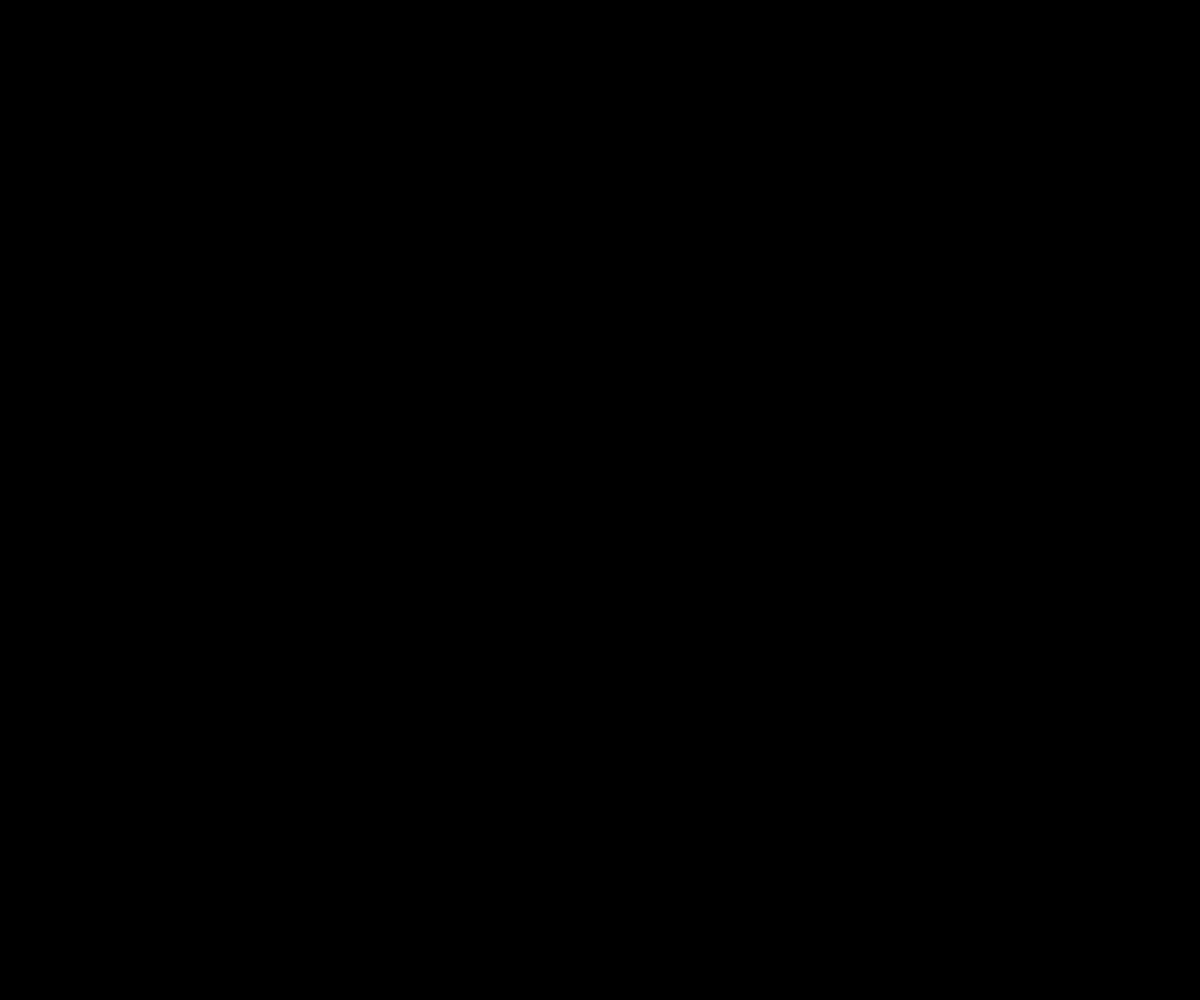
Frame 1 (no input)
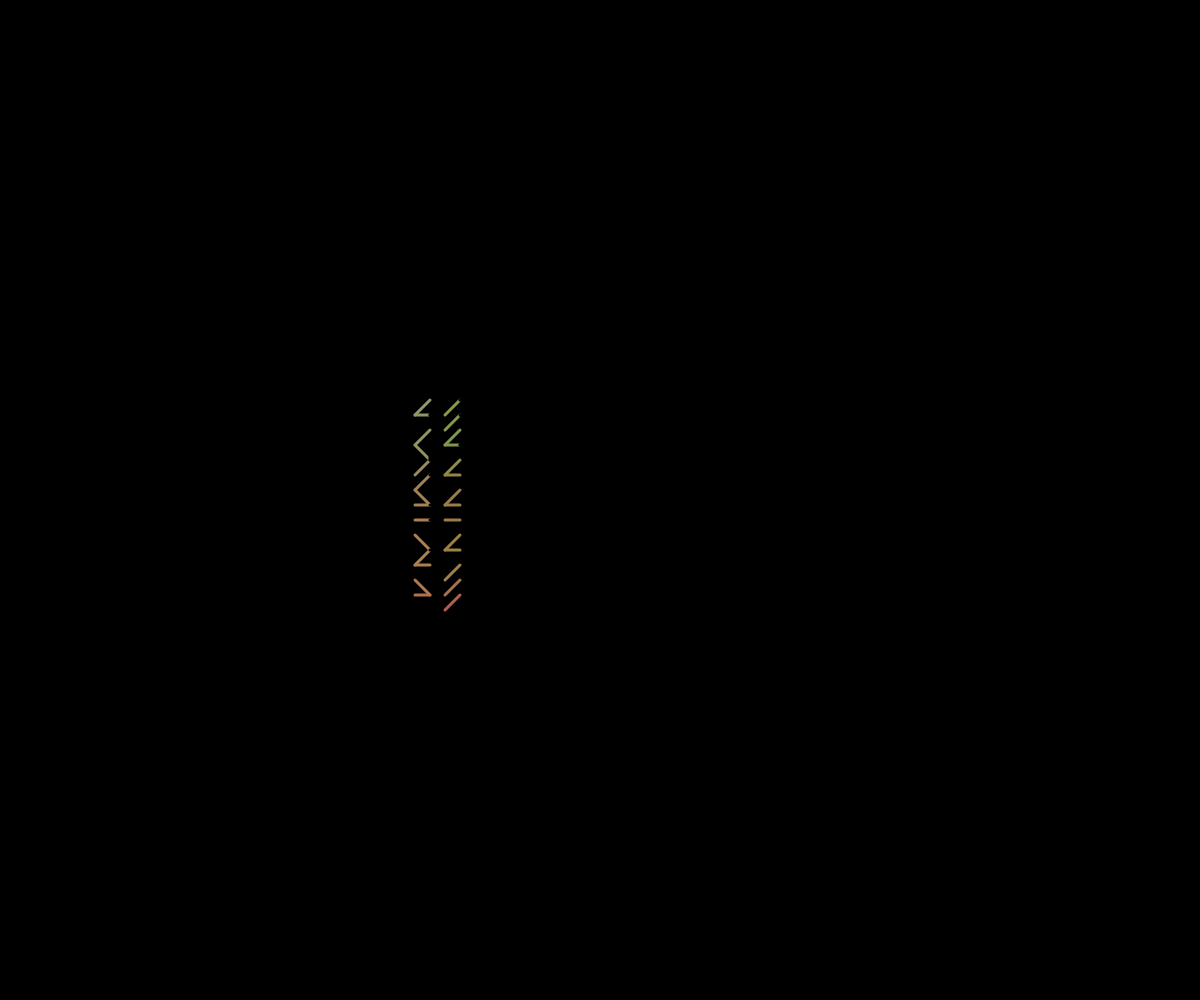
Frame 60 (no input)
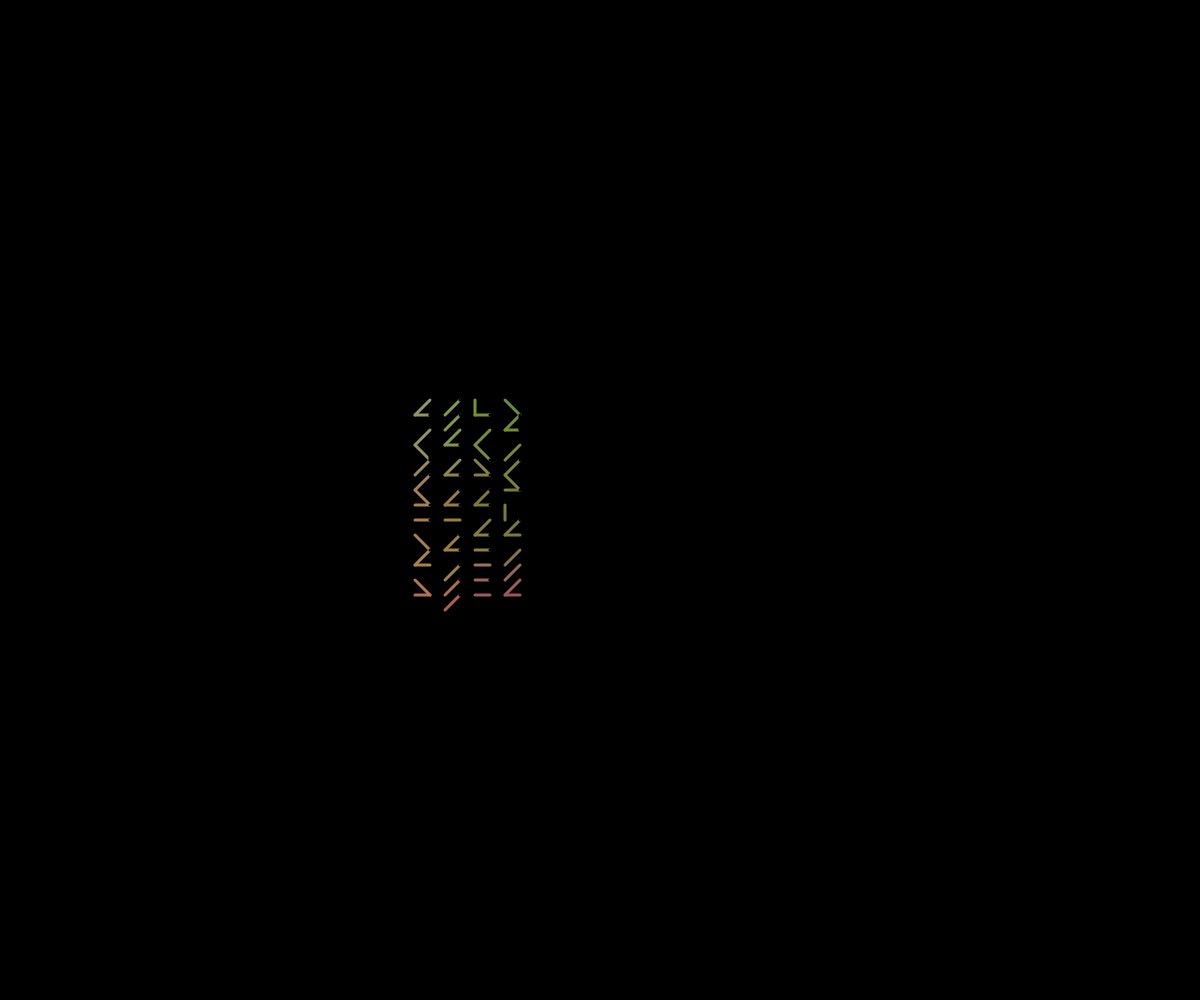
Frame 120 (the mouse pressed at the canvas centre since frame 60)

The p5.js sketch that drew these frames (run headless with seeded random() and noise() and a simulated clock; from frame 60 on, the mouse is pressed at the canvas centre):

// p5.js sketch
// ── sketch.js
// Variazione di 10print
// by emanuelepizzuti

let bord = 400;
let bg = 0;

let x = bord;
let y = bord;
let incr = 15;

function setup() {
  let w = windowWidth;
  let h = windowHeight;
  createCanvas(w, h);
  background(bg);
  rectMode(CENTER);
  strokeWeight(3);
}

function draw() {
  var r = 255 * noise(0.004 * x, 0.004 * y + 10);
  var g = 255 * noise(0.004 * x, 0.004 * y + 15);
  var b = 255 * noise(0.004 * x, 0.004 * y + 20);

  if (x % 2 == 0) {
    r = 0;
    g = 0;
    b = 0;
  }

  // ---
  if (random(1) < 0.2) { // probabilità con cui scegliere quale delle due linee disegnare
    stroke(r, g, b);
    line(x, y, x + incr, y + incr);
  } else if (random(1) < 0.4) {
    stroke(r, g, b);
    line(x + incr, y, x, y + incr);
    // ---
  } else if (random(1) < 0.9) {
    stroke(r, g, b);
    line(x, y, x + incr, y);
  } else {
    stroke(r, g, b);
    line(x, y, x, y + incr);
  }

  y = y + incr;

  if (y > height - bord) {
    y = bord;
    x = x + incr;
  }

  if (x > width - bord) {
    background(0);
    x = bord;
    y = bord;
  }
}
